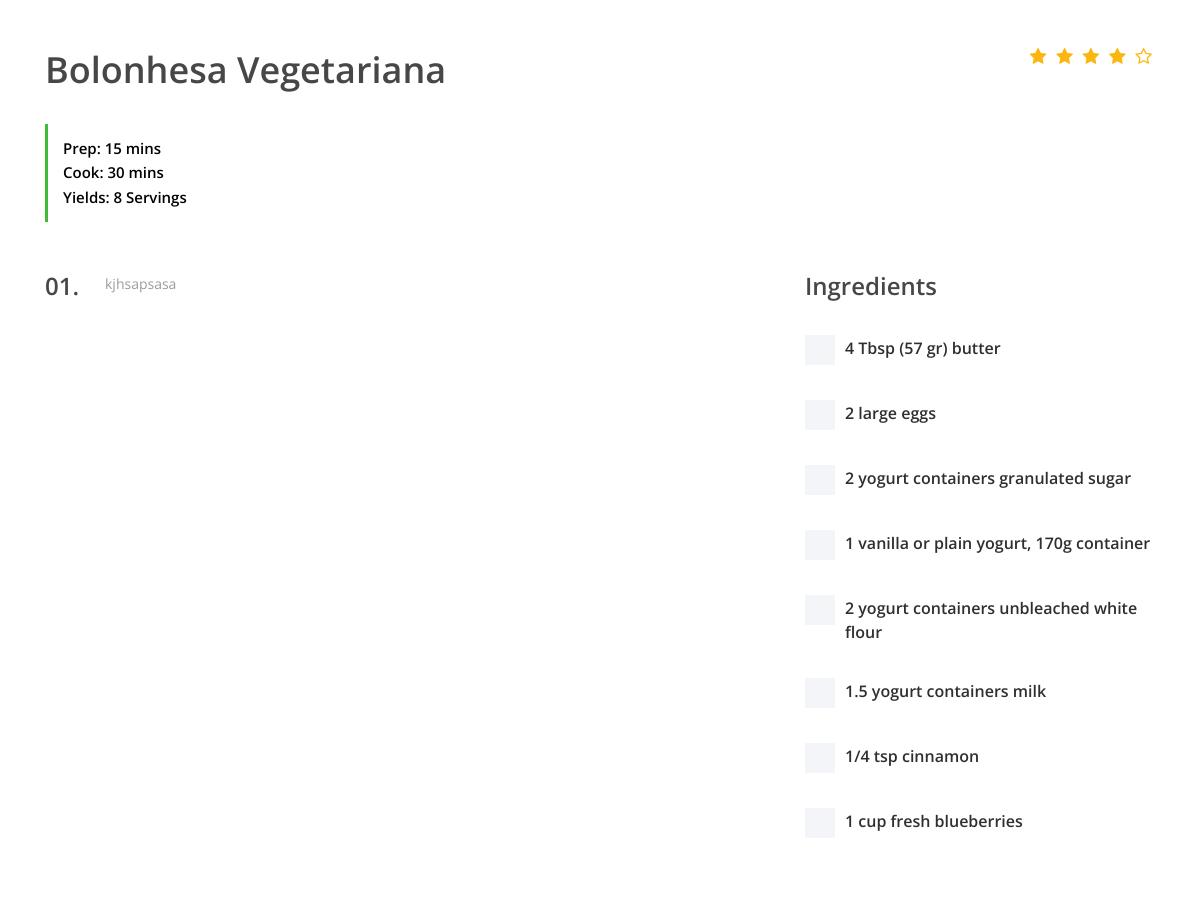
Before: /recipepost/6 (middle part) with the older database file.
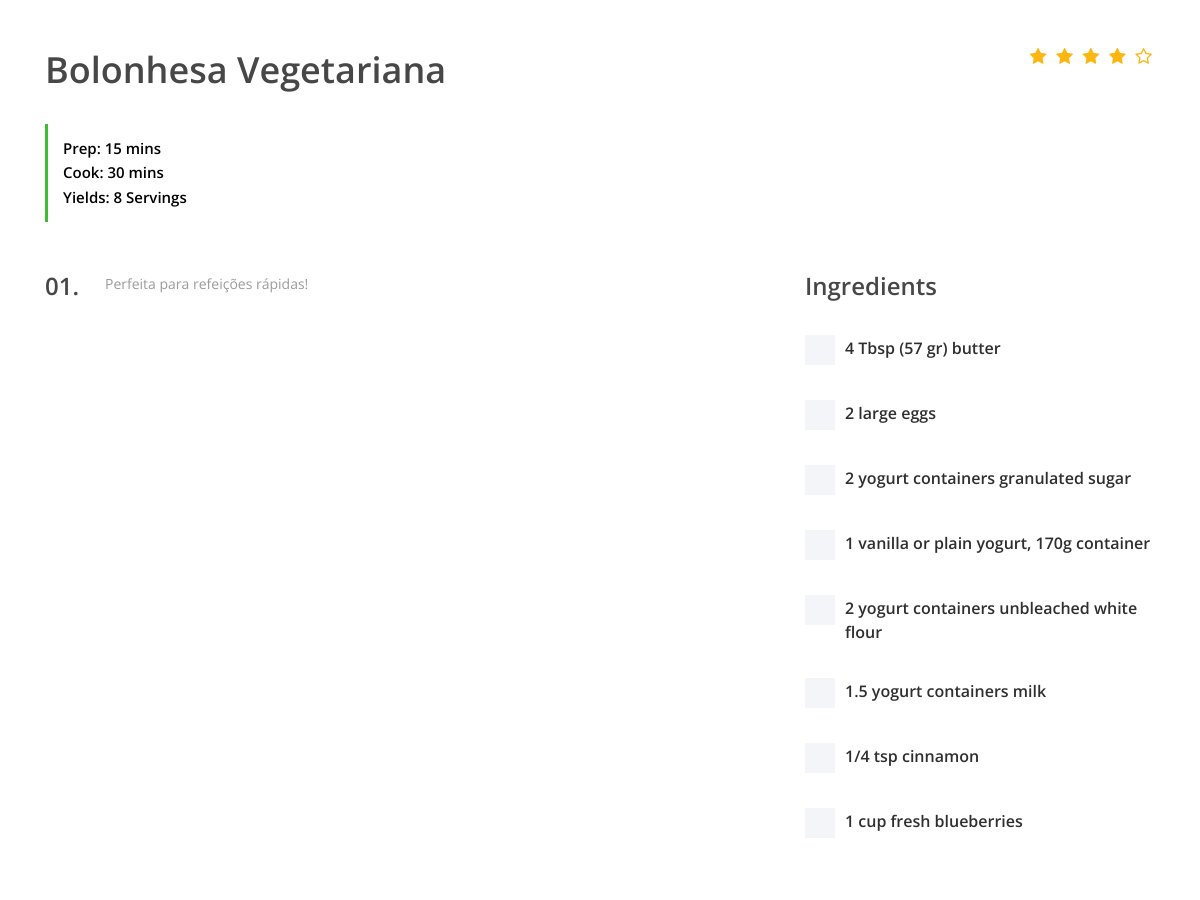
After: the same page with the newer database file.
### app/models.py (models this page shows, shortened)
class Receita(models.Model):
    user = models.ForeignKey(User, on_delete=models.SET_NULL, null=True)
    category = models.ForeignKey(Categoria, on_delete=models.SET_NULL, null=True)
    name = models.CharField(max_length=200)
    description = models.TextField(null=True, blank=True) # ambos os valores podem etar vazios
    tempoPreparacao = models.IntegerField(null=True, blank=True)
    tempoCozinhar = models.IntegerField(null=True, blank=True)
    quantidadePessoas = models.IntegerField(null=True, blank=True)
    nivel = models.IntegerField(null=True, blank=True)
    imagem = models.ImageField(upload_to='static/img/receitas-img',null=True, blank=True)  # 'upload_to' define o diretório de armazenamento
    ingredients = models.ManyToManyField(Ingrediente, through='ReceitaIngrediente')
    updated = models.DateTimeField(auto_now=True)
    created = models.DateTimeField(auto_now_add=True)
    class Meta:
        ordering = ['-updated', '-created']

### app/views.py (the view)
# urls.py: path('recipepost/<int:id>', views.recipepost, name='recipepost'),
def recipepost(request, id):
    receita = Receita.objects.get(id=id)
    return render(request,'recipe-post.html', {'receita': receita})

### app/templates/recipe-post.html (shortened to what this page needs)
{% load static %}
<head>
    <link rel="stylesheet" type="text/css" href="{% static 'style.css' %}">
</head>
<body>
    <div class="receipe-post-area section-padding-80">
        <div class="receipe-content-area">
            <div class="container">
                <div class="row">
                    <div class="col-12 col-md-8">
                        <div class="receipe-headline my-5">
                            <h2>{{receita.name}}</h2>
                            <div class="receipe-duration">
                                <h6>Prep: 15 mins</h6>
                                <h6>Cook: 30 mins</h6>
                                <h6>Yields: 8 Servings</h6>
                            </div>
                        </div>
                    </div>
                    <div class="col-12 col-md-4">
                        <div class="receipe-ratings text-right my-5">
                            <div class="ratings">
                                <i class="fa fa-star" aria-hidden="true"></i>
                                <i class="fa fa-star" aria-hidden="true"></i>
                                <i class="fa fa-star" aria-hidden="true"></i>
                                <i class="fa fa-star" aria-hidden="true"></i>
                                <i class="fa fa-star-o" aria-hidden="true"></i>
                            </div>
                        </div>
                    </div>
                </div>
                <div class="row">
                    <div class="col-12 col-lg-8">
                        <div class="single-preparation-step d-flex">
                            <h4>01.</h4>
                            <p>{{receita.description}}</p>
                        </div>
                    </div>
                    <div class="col-12 col-lg-4">
                        <div class="ingredients">
                            <h4>Ingredients</h4>
                            <div class="custom-control custom-checkbox">
                                <label class="custom-control-label" for="customCheck1">4 Tbsp (57 gr) butter</label>
                            </div>
                            <div class="custom-control custom-checkbox">
                                <label class="custom-control-label" for="customCheck2">2 large eggs</label>
                            </div>
                            <div class="custom-control custom-checkbox">
                                <label class="custom-control-label" for="customCheck3">2 yogurt containers granulated sugar</label>
                            </div>
                            <div class="custom-control custom-checkbox">
                                <label class="custom-control-label" for="customCheck4">1 vanilla or plain yogurt, 170g container</label>
                            </div>
                            <div class="custom-control custom-checkbox">
                                <label class="custom-control-label" for="customCheck5">2 yogurt containers unbleached white flour</label>
                            </div>
                            <div class="custom-control custom-checkbox">
                                <label class="custom-control-label" for="customCheck6">1.5 yogurt containers milk</label>
                            </div>
                            <div class="custom-control custom-checkbox">
                                <label class="custom-control-label" for="customCheck7">1/4 tsp cinnamon</label>
                            </div>
                            <div class="custom-control custom-checkbox">
                                <label class="custom-control-label" for="customCheck8">1 cup fresh blueberries </label>
                            </div>
                        </div>
                    </div>
                </div>
                <div style="display: flex ;align-content: center; padding-top: 30px; padding-bottom: 30px">
                </div>
            </div>
        </div>
    </div>
</body>
</html>

Changed rows visible on the page:
changed Receita "Bolonhesa Vegetariana": description "kjhsapsasa" → "Perfeita para refeições rápidas!"
